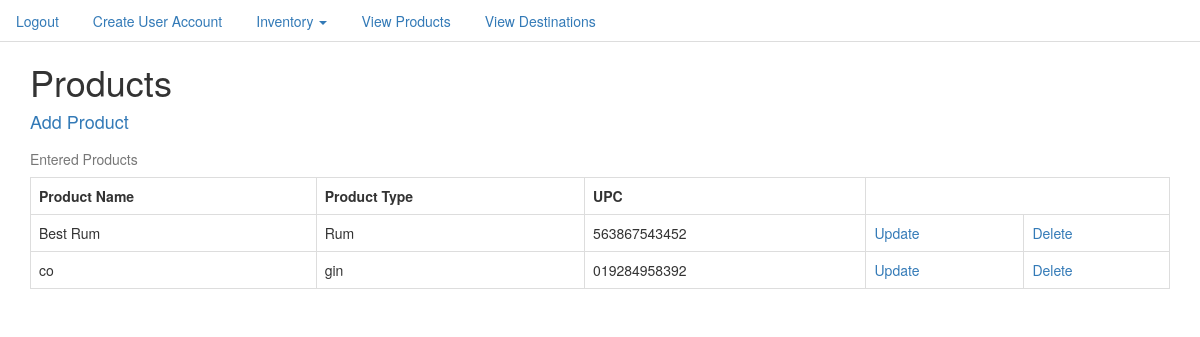
The page /product/ (signed in) on the database as committed earlier.
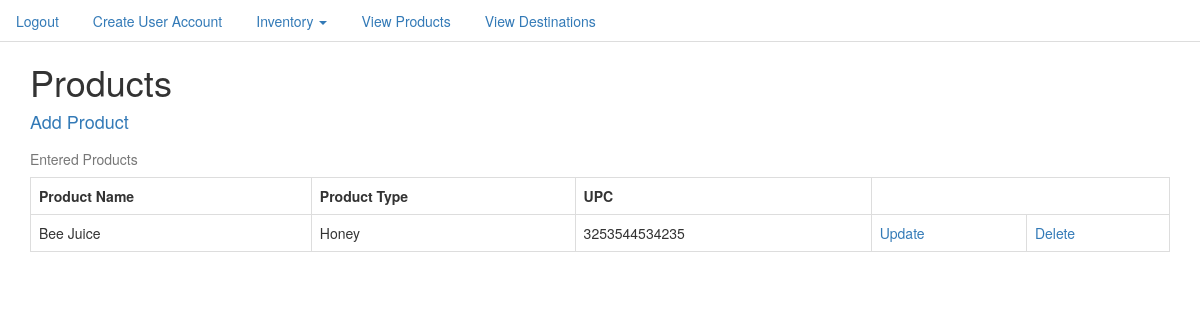
The same page on the database as committed later.
### inventory/models.py (models this page shows, shortened)
class Product(models.Model):
    product_name = models.CharField(max_length=50)
    product_type = models.CharField(max_length=50)
    UPC = models.CharField(max_length=20)
    bottle_size = models.IntegerField()

### inventory/views.py (the view)
# urls.py: url(r'^product/$', ProductListView.as_view(), name="product_list_view"),
class ProductListView(LoginRequiredMixin, ListView):
    model = Product

### templates/inventory/product_list.html
{% extends 'base.html' %}
{% block content %}
<div class="container">
  <h1>Products</h1>
  <h4><a href="{% url 'product_create_view' %}">Add Product</a></h4>
<table  class="table table-bordered" >
    <caption>Entered Products</caption>
  <tr>
    <th>Product Name</th>
    <th>Product Type</th>
    <th>UPC</th>
  </tr>
  {% for item in object_list %}
  <tr>
    <td>{{item.product_name}}</td>
    <td>{{item.product_type}}</td>
    <td>{{item.UPC}}</td>
    <td><a href="{% url 'product_update_view' item.id %}">Update</a></td>
    <td><a href="{% url 'product_delete_view' item.id %}">Delete</a></td>
  </tr>
{% endfor %}
{% endblock %}

### templates/base.html (shortened to what this page needs)
{% load staticfiles %}
<!DOCTYPE html>
<html>
<head>
    <link rel="stylesheet" href="{% static 'css/bootstrap.css' %}" media="screen" title="no title">
 <link rel="stylesheet" href="//code.jquery.com/ui/1.12.1/themes/base/jquery-ui.css">
</head>
  </head>
<body>
  <ul class="nav nav-tabs">
{% if not request.user.is_authenticated %}
       <li role="presentation"><a href="{% url 'login' %}">Login</a></li>
{% else %}
  <li role="presentation"><a href="{% url 'logout' %}?next={% url 'inventory_summary_view' %}">Logout</a></li>
  {% if request.user.is_superuser %}
  <li role="presentation"><a href="{% url 'user_create_view' %}">Create User Account</a></li>
{% endif %}
  <li role="presentation" class="dropdown">
    <a class="dropdown-toggle" data-toggle="dropdown" href="#" role="button" aria-haspopup="true" aria-expanded="false">
      Inventory <span class="caret"></span>
    </a>
  </li>
  <li role="presentation"><a href="{% url 'product_list_view' %}">View Products </a></li>
  <li role="presentation"><a href="{% url 'destination_list_view' %}">View Destinations </a></li>
{% endif %}
  </ul>
  {% block content %}
  {% endblock %}
</body>

### templates/base.html (style rules this page uses)
body { background-color: white; }

Rows that differ between the two databases and show on the page:
removed Product: product_name "Best Rum", product_type "Rum", UPC "563867543452"
removed Product: product_name "co", product_type "gin", UPC "019284958392"
added Product: product_name "Bee Juice", product_type "Honey", UPC "3253544534235"
